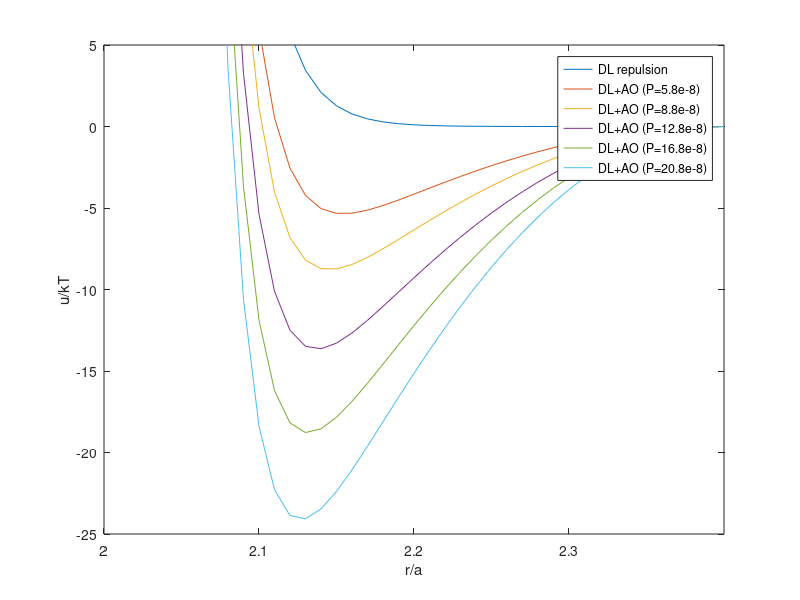
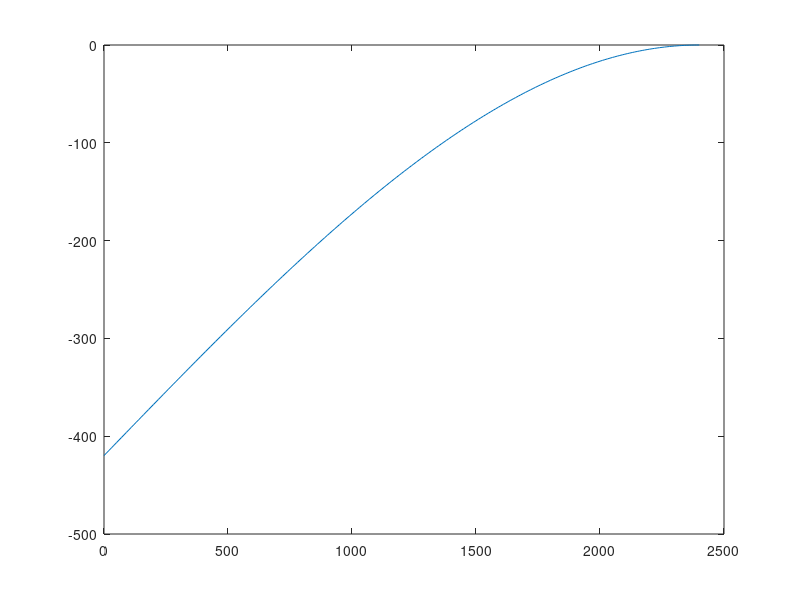

Recreate these plots in MATLAB, in order.
clear all
close all

n = 10e-9; %concentration
a = 1000; %nm
L = 200; % deplent size nm
phi = n*4.0/3.0*pi*L^3;
att = 3.5;
rm=2.4;
r = 0:0.01:rm;
r = r*a;
kappa = 50;
Bpp = 2.29*a;
u_rep = Bpp*exp(-kappa*(r -2*a)/a);

P=n*(1+phi+phi^2-phi^3)/(1-phi)^3;
P = 5.8e-8; % P has unit of KT nm^3
u_ao = -P*pi*(4.0/3.0*(a+L)^3.*(1-3*r./(4*(a+L))+r.^3./(16*(a+L)^3)));

figure(1)
plot(r/a,u_rep);
xlabel('r/a');
ylabel('u/kT');
xlim([2, 2+0.4])
ylim([-25 10]);
figure(2)
plot(r,u_ao);
figure(1)
hold on
plot(r/a,u_rep+u_ao);
xlabel('r/a');
ylabel('u/kT');
xlim([2, 2+0.4])
ylim([-25 5]);
P = 8.8e-8; % P has unit of KT nm^3
u_ao = -P*pi*(4.0/3.0*(a+L)^3.*(1-3*r./(4*(a+L))+r.^3./(16*(a+L)^3)));
plot(r/a,u_rep+u_ao);
P = 12.8e-8; % P has unit of KT nm^3
u_ao = -P*pi*(4.0/3.0*(a+L)^3.*(1-3*r./(4*(a+L))+r.^3./(16*(a+L)^3)));
plot(r/a,u_rep+u_ao);
P = 16.8e-8; % P has unit of KT nm^3
u_ao = -P*pi*(4.0/3.0*(a+L)^3.*(1-3*r./(4*(a+L))+r.^3./(16*(a+L)^3)));
plot(r/a,u_rep+u_ao);
P = 20.8e-8; % P has unit of KT nm^3
u_ao = -P*pi*(4.0/3.0*(a+L)^3.*(1-3*r./(4*(a+L))+r.^3./(16*(a+L)^3)));
plot(r/a,u_rep+u_ao);

legend('DL repulsion','DL+AO (P=5.8e-8)','DL+AO (P=8.8e-8)','DL+AO (P=12.8e-8)','DL+AO (P=16.8e-8)','DL+AO (P=20.8e-8)')